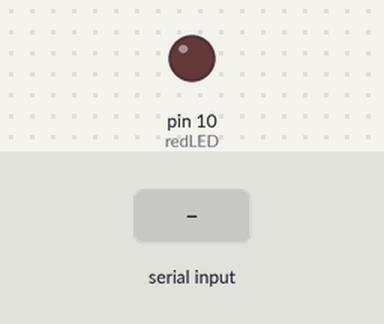
The sketch below on a simulated Arduino Uno, built with avr-gcc and run on an emulated ATmega328P. On the bench: output pins drawn as LEDs (lit = HIGH). The test bench sets the inputs (shaded band).

Above: at 1.2 s.
1.3 s: byte 90 received over Serial
At 2.2 s:
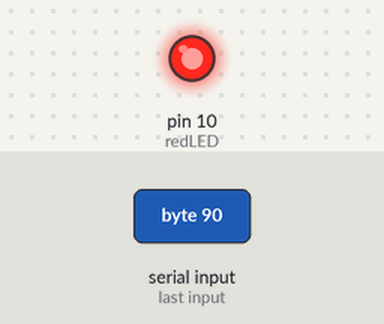
Timing chart, 0 to 4.3 s (numbered marks = the images above; inputs shaded):
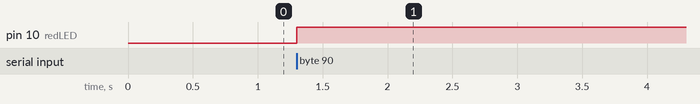

Measured:
- after the input at 1.3 s, pin 10 (redLED): LOW → HIGH at once

The sketch:

oneLed.ino
```cpp
char attentionData;
int redLED = 10;


void setup() {
  // put your setup code here, to run once:

pinMode(redLED, OUTPUT);
Serial.begin(115200);

}

void loop() {
  // put your main code here, to run repeatedly:
while (Serial.available() > 0){
attentionData = Serial.read();
}

if (attentionData >= 0 && attentionData < 60){
  digitalWrite(redLED, LOW);
}

if (attentionData >= 60 && attentionData < 100){
  digitalWrite(redLED, HIGH);
}

}
```
